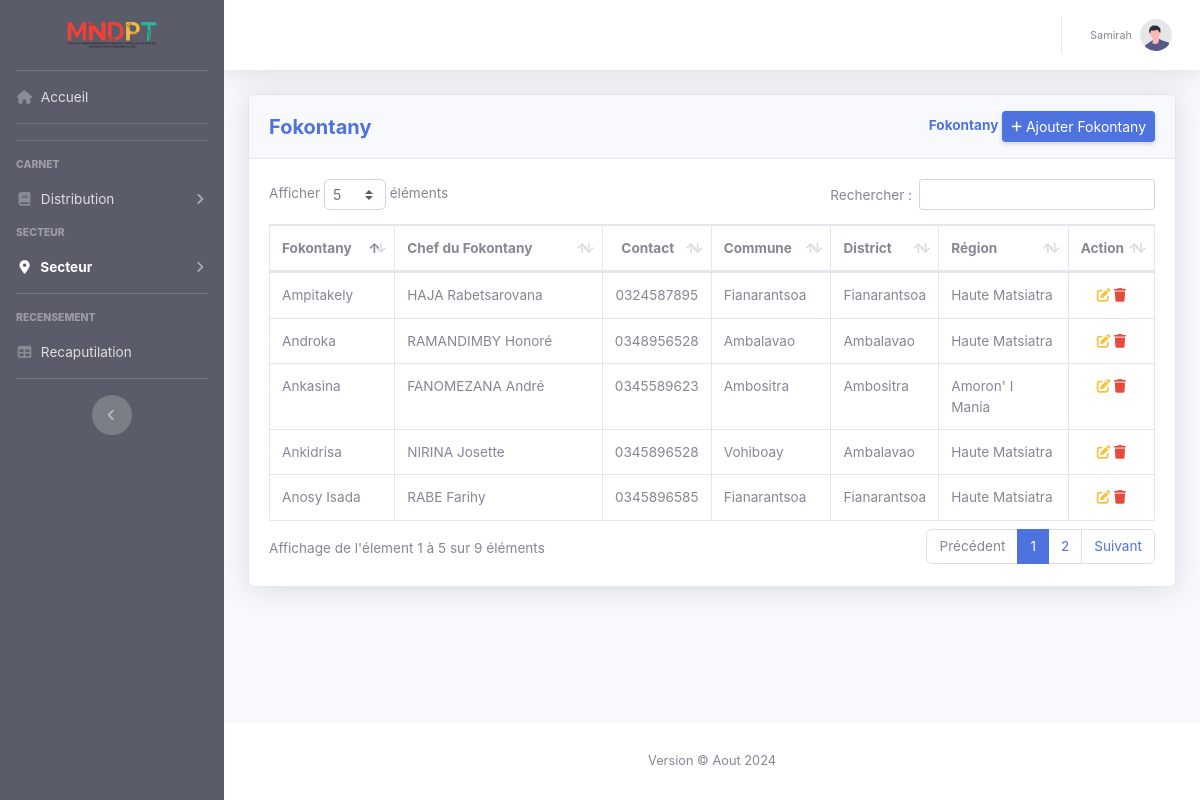
The page /View/fokontany.php (signed in) on the database its author committed.
### tables this page shows
CREATE TABLE IF NOT EXISTS `fokontany` (
  `id` int(11) NOT NULL AUTO_INCREMENT,
  `nom` varchar(30) NOT NULL,
  `nom_chef` varchar(200) NOT NULL,
  `contact` varchar(13) NOT NULL,
  `communeID` int(11) NOT NULL,
  PRIMARY KEY (`id`),
  KEY `communeID` (`communeID`)
);

CREATE TABLE IF NOT EXISTS `commune` (
  `id` int(11) NOT NULL AUTO_INCREMENT,
  `nom` varchar(30) NOT NULL,
  `type` varchar(10) NOT NULL,
  `districtID` int(11) NOT NULL,
  PRIMARY KEY (`id`),
  KEY `districtID` (`districtID`)
);

CREATE TABLE IF NOT EXISTS `district` (
  `id` int(11) NOT NULL AUTO_INCREMENT,
  `nom` varchar(30) NOT NULL,
  `regionID` int(11) NOT NULL,
  PRIMARY KEY (`id`),
  KEY `district_ibfk_1` (`regionID`)
);

CREATE TABLE IF NOT EXISTS `region` (
  `id` int(11) NOT NULL AUTO_INCREMENT,
  `nom` varchar(30) NOT NULL,
  PRIMARY KEY (`id`)
);

### Model/Fokontany.php (called while the page is built, shortened)
<?php
class Fokontany
{
    private $conn;
    public function __construct($db)
    {
        $this->conn = $db;
    }
    public function readJoin()
    {
        $query = "SELECT
                f.Id AS fokontany_id, f.nom AS fokontany_nom, f.nom_chef AS chef, f.contact AS contact,
                c.nom AS commune_nom,
                d.nom AS district_nom,
                r.nom AS region_nom
            FROM
                Fokontany f
            JOIN
                Commune c ON f.communeID = c.Id
            JOIN
                District d ON c.districtID = d.Id
            JOIN
                Region r ON d.regionID = r.Id";
        $stmt = $this->conn->prepare($query);
        $stmt->execute();
        return $stmt;
    }
}
?>

### View/fokontany.php (the view, shortened to what this page needs)
<?php include "header.php" ?>
<div class="card shadow mb-4">
    <div class="card-header py-3">
        <div class="d-sm-flex align-items-center justify-content-between">
            <div>
                <h5 class="m-0 font-weight-bold text-primary">Fokontany</h5>
            </div>
            <div>
                <span class="m-0 font-weight-bold text-primary">Fokontany</span>
                <a href="#" class="d-none d-sm-inline-block btn btn-sm btn-primary shadow-sm" data-toggle="modal" data-target="#modalAdd"><i class="fas fa-plus fa-sm text-white-60"></i> Ajouter Fokontany</a>
            </div>
        </div>
    </div>
    <div class="card-body">
        <div class="table-responsive">
            <table class="table table-bordered table-smM" id="dataTable" width="100%" cellspacing="0">
                <thead>
                    <tr>
                        <th>Fokontany</th>
                        <th>Chef du Fokontany</th>
                        <th class='text-center'>Contact</th>
                        <th>Commune</th>
                        <th>District</th>
                        <th>Région</th>
                        <th class='text-center'>Action</th>
                    </tr>
                </thead>
                <tbody>
                    <?php
                    $database = new Database();
                    $db = $database->getConnection();
                    $fokontany = new Fokontany($db);
                    $stmt = $fokontany->readJoin();
                    while ($row = $stmt->fetch(PDO::FETCH_ASSOC)) {
                        extract($row);
                        echo "<tr>";
                        echo "<td>{$fokontany_nom}</td>";
                        echo "<td>{$chef}</td>";
                        echo "<td class='text-center'>{$contact}</td>";
                        echo "<td>{$commune_nom}</td>";
                        echo "<td>{$district_nom}</td>";
                        echo "<td>{$region_nom}</td>";
                        echo "<td class='text-center'>";
                        echo "<a href='javascript:prepareUpdate({$fokontany_id}, `{$fokontany_nom}`, `{$chef}`, `{$contact}`)'><i class='fas fa-edit text-warning'></i></a> ";
                        echo "<a href='javascript:prepareDelete({$fokontany_id} , `{$fokontany_nom}`)'><i class='fas fa-trash text-danger'></i> </a>";
                        echo "</td>";
                        echo "</tr>";
                    }
                    ?>
                </tbody>
            </table>
        </div>
    </div>
</div>
<?php include "footer.php" ?>

### rows shown on the page
fokontany: nom "Anosy Isada", nom_chef "RABE Farihy", contact "0345896585", communeID.nom "Fianarantsoa", district.nom "Fianarantsoa", region.nom "Haute Matsiatra"
fokontany: nom "Ampitakely", nom_chef "HAJA Rabetsarovana", contact "0324587895", communeID.nom "Fianarantsoa", district.nom "Fianarantsoa", region.nom "Haute Matsiatra"
fokontany: nom "Androka", nom_chef "RAMANDIMBY Honoré", contact "0348956528", communeID.nom "Ambalavao", district.nom "Ambalavao", region.nom "Haute Matsiatra"
fokontany: nom "Ankasina", nom_chef "FANOMEZANA André", contact "0345589623", communeID.nom "Ambositra", district.nom "Ambositra", region.nom "Amoron' I Mania"
fokontany: nom "Ankidrisa", nom_chef "NIRINA Josette", contact "0345896528", communeID.nom "Vohiboay", district.nom "Ambalavao", region.nom "Haute Matsiatra"

### other values the page prints
$_SESSION['username'] "Samirah"
